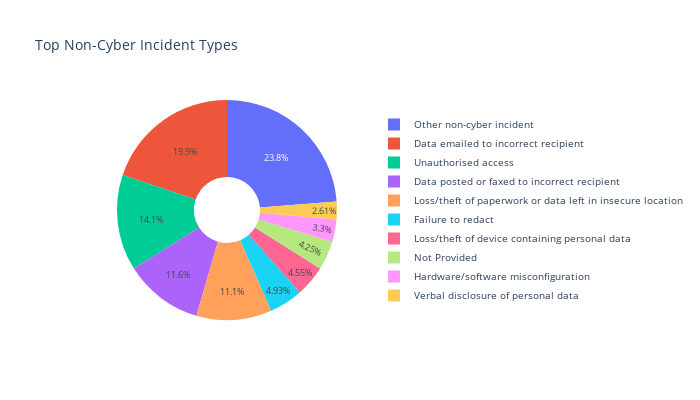

This figure's notebook cell:
### Code cell
# Figure 4: Top Non-Cyber Incident Types 
import pandas as pd
import plotly.express as px

# Read the CSV file
df = pd.read_csv('../data/data-security-incidents-trends-q1-2019-to-q4-2024.csv')

# Create unique incident ID 
df['Incident_ID'] = df['BI Reference'] + '_' + df['Year'].astype(str) + '_' + df['Quarter']

# Filter for non-cyber incidents
non_cyber_df = df[df["Incident Category"] == "Non Cyber"]

# Count number of unique incidents per type
incident_counts = non_cyber_df["Incident Type"].value_counts().reset_index()
incident_counts.columns = ["Incident Type", "Count"]

# Select top 10 types 
incident_counts = incident_counts.head(10)

# Create the pie chart
fig = px.pie(incident_counts,
             names="Incident Type",
             values="Count",
             title="Top Non-Cyber Incident Types",
             hole=0.3)

# Set figure size and layout
fig.update_layout(
    width=700,   
    height=400,  
    legend=dict(
        font=dict(size=10),
        orientation="v",       
        x=1,                   
        y=0.5,
        xanchor="left"
    ),
    title_font=dict(size=14)
)
fig.update_traces(textfont_size=9) 

# Show the chart
fig.show()

### Figure 1 — Plotly figure (JSON) as saved in the notebook; plotly's stock layout.template omitted (floating-point values rounded to 4 significant figures)
{"data": [{"domain": {"x": [0, 1], "y": [0, 1]}, "hole": 0.3, "hovertemplate": "Incident Type=%{label}<br>Count=%{value}<extra></extra>", "labels": ["Other non-cyber incident", "Data emailed to incorrect recipient", "Unauthorised access", "Data posted or faxed to incorrect recipient", "Loss/theft of paperwork or data left in insecure location", "Failure to redact", "Loss/theft of device containing personal data", "Not Provided", "Hardware/software misconfiguration", "Verbal disclosure of personal data"], "legendgroup": "", "name": "", "showlegend": true, "textfont": {"size": 9}, "type": "pie", "values": [25171, 21033, 14908, 12258, 11715, 5218, 4820, 4505, 3490, 2763]}], "layout": {"height": 400, "legend": {"font": {"size": 10}, "orientation": "v", "tracegroupgap": 0, "x": 1, "xanchor": "left", "y": 0.5}, "title": {"font": {"size": 14}, "text": "Top Non-Cyber Incident Types"}, "width": 700}}
